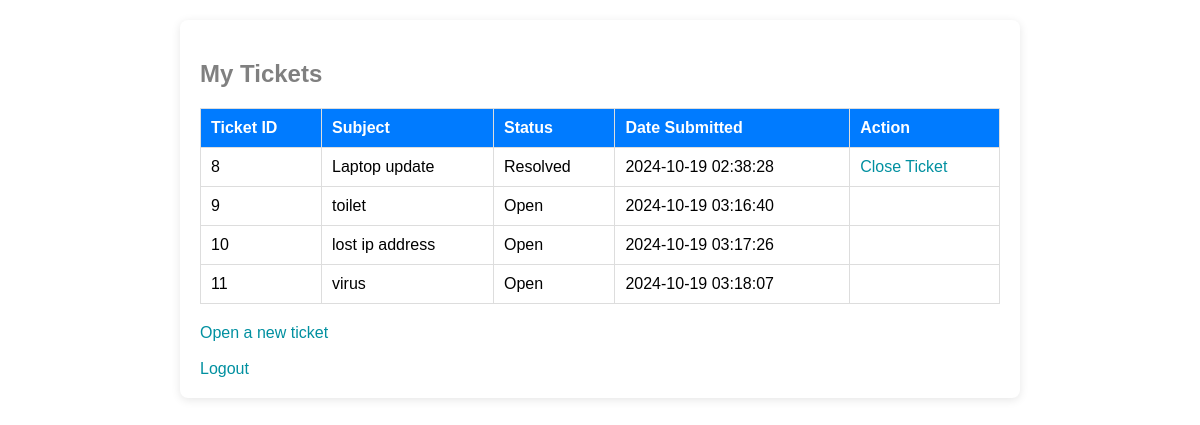
Page /user_dashboard.php (signed in) on the committed database.
### tables this page shows
CREATE TABLE `ticket` (
  `ticket_id` int(11) NOT NULL,
  `user_id` int(11) NOT NULL,
  `subject` varchar(255) NOT NULL,
  `description` text NOT NULL,
  `status` enum('Open','Resolved','Closed') DEFAULT 'Open',
  `date_submitted` datetime DEFAULT current_timestamp(),
  `resolution_details` text DEFAULT NULL
);

### user_dashboard.php (the view, shortened to what this page needs)
<?php
include 'db_connect.php';
$user_id = $_SESSION['user_id'];
$sql = "SELECT ticket_id, subject, status, date_submitted FROM ticket WHERE user_id = $user_id";
$result = $conn->query($sql);
?>
<!DOCTYPE html>
<html>
<head>
    <link rel="stylesheet" type="text/css" href="style.css">
</head>
<body>
    <div class="container">
        <h2>My Tickets</h2>
        <table>
            <tr>
                <th>Ticket ID</th>
                <th>Subject</th>
                <th>Status</th>
                <th>Date Submitted</th>
                <th>Action</th>
            </tr>
            <?php while ($row = $result->fetch_assoc()): ?>
            <tr>
                <td><?php echo $row['ticket_id']; ?></td>
                <td><?php echo htmlspecialchars($row['subject']); ?></td>
                <td><?php echo $row['status']; ?></td>
                <td><?php echo $row['date_submitted']; ?></td>
                <td>
                    <?php if ($row['status'] == 'Resolved'): ?>
                        <a href="close_ticket.php?ticket_id=<?php echo $row['ticket_id']; ?>" class="button">Close Ticket</a>
                    <?php endif; ?>
                </td>
            </tr>
            <?php endwhile; ?>
        </table>
        <a href="open_ticket.php" class="button">Open a new ticket</a><br><br>
        <a href="logout.php" class="button">Logout</a>
    </div>
</body>
</html>

### style.css (style rules this page uses)
body { font-family: Arial, sans-serif; background-color: white; margin: 0; padding: 0; text-align: center; }
h2 { color: grey; margin-bottom: 20px; }
.container { max-width: 800px; margin: 20px auto; padding: 20px; background-color: white; border-radius: 8px; box-shadow: 0 2px 10px rgba(0, 0, 0, 0.1); text-align: left; }
table { width: 100%; border-collapse: collapse; margin: 20px 0; }
table th, table td { border: 1px solid #ddd; padding: 10px; text-align: left; }
table th { background-color: #007bff; color: white; font-weight: bold; }
a { text-decoration: none; color: rgb(1, 144, 160); }

### rows in the picture
ticket: ticket_id "8", subject "Laptop update", status "Resolved", date_submitted "2024-10-19 02:38:28"
ticket: ticket_id "9", subject "toilet", status "Open", date_submitted "2024-10-19 03:16:40"
ticket: ticket_id "10", subject "lost ip address", status "Open", date_submitted "2024-10-19 03:17:26"
ticket: ticket_id "11", subject "virus", status "Open", date_submitted "2024-10-19 03:18:07"
